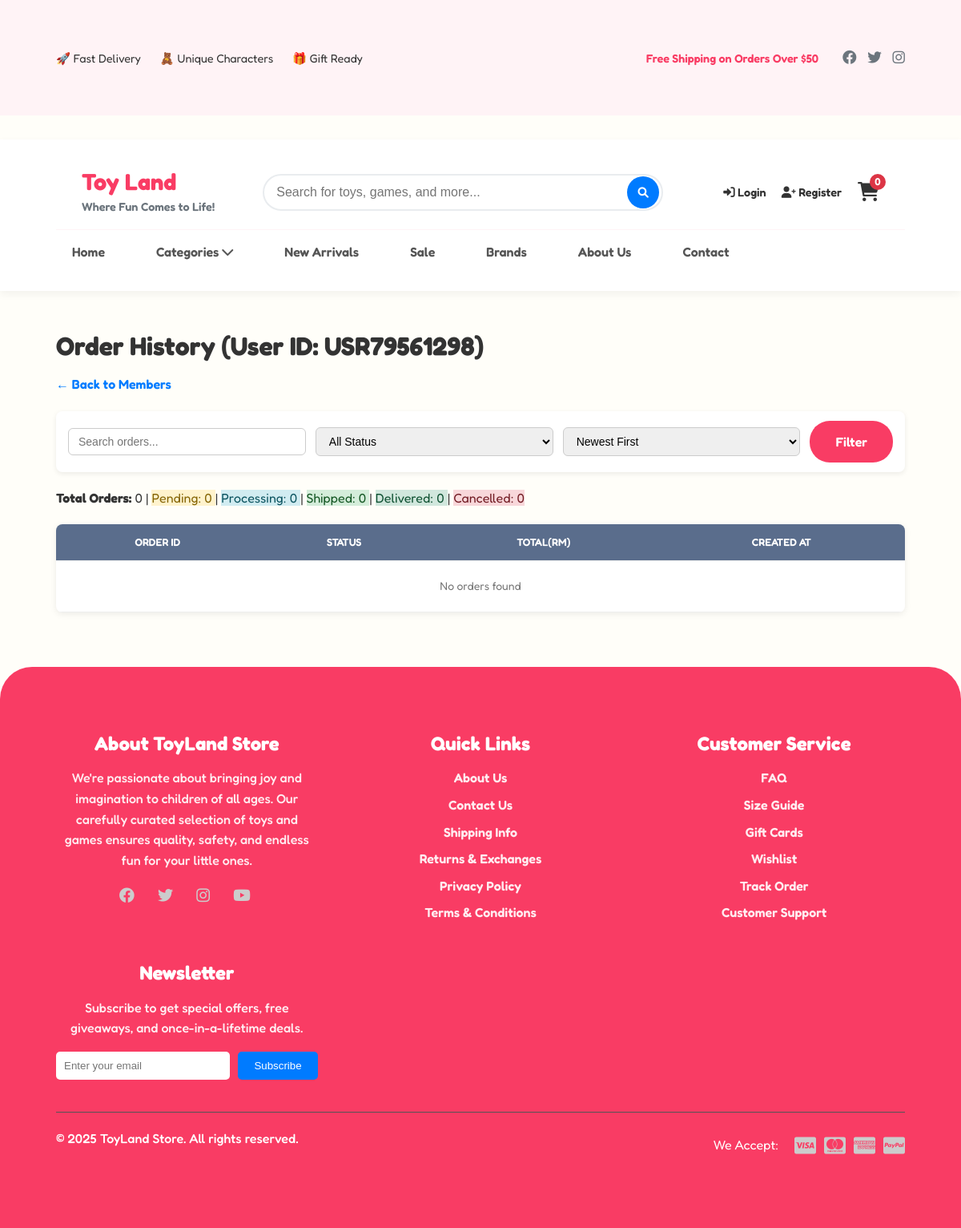
The app's page /root/admin/member_orders.php?id=USR79561298 (signed in), older data.
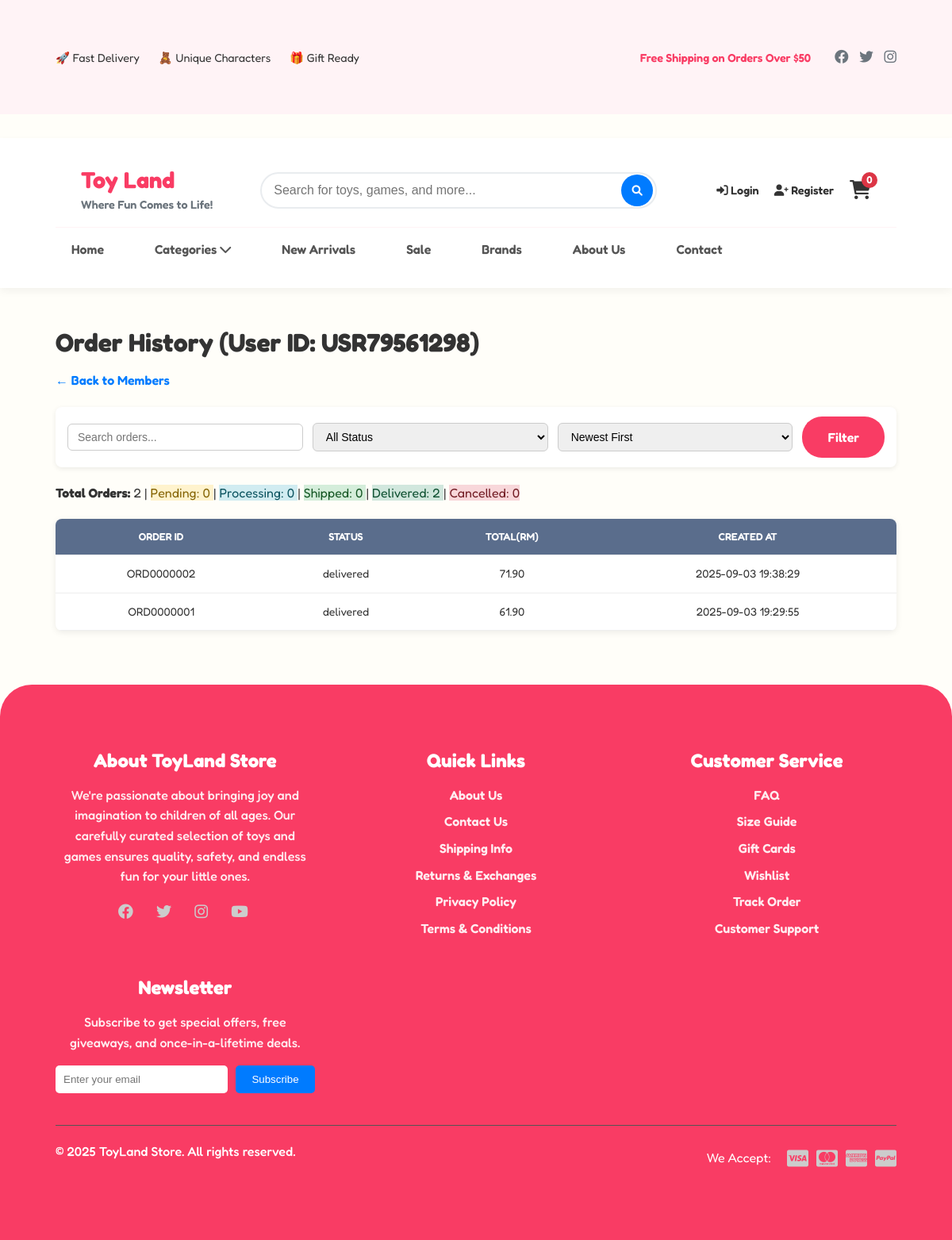
The same page, newer data.
### tables this page shows
CREATE TABLE `orders` (
  `order_id` varchar(11) NOT NULL,
  `user_id` varchar(11) NOT NULL,
  `order_number` varchar(20) NOT NULL,
  `subtotal` decimal(10,2) NOT NULL,
  `shipping_cost` decimal(10,2) NOT NULL DEFAULT 0.00,
  `discount_amount` decimal(10,2) NOT NULL DEFAULT 0.00,
  `total_amount` decimal(10,2) NOT NULL,
  `order_status` enum('pending','processing','shipped','delivered','cancel_requested','cancelled') DEFAULT 'pending',
  `tracking_number` varchar(100) DEFAULT NULL,
  `shipping_courier` varchar(100) DEFAULT NULL,
  `payment_id` varchar(11) DEFAULT NULL,
  `shipping_first_name` varchar(50) DEFAULT NULL,
  `shipping_last_name` varchar(50) DEFAULT NULL,
  `shipping_address_line1` varchar(255) DEFAULT NULL,
  `shipping_address_line2` varchar(255) DEFAULT NULL,
  `shipping_city` varchar(100) DEFAULT NULL,
  `shipping_state` varchar(100) DEFAULT NULL,
  `shipping_postal_code` varchar(20) DEFAULT NULL,
  `shipping_area` enum('west','east') NOT NULL,
  `billing_first_name` varchar(50) DEFAULT NULL,
  `billing_last_name` varchar(50) DEFAULT NULL,
  `billing_address_line1` varchar(255) DEFAULT NULL,
  `billing_address_line2` varchar(255) DEFAULT NULL,
  `billing_city` varchar(100) DEFAULT NULL,
  `billing_state` varchar(100) DEFAULT NULL,
  `billing_postal_code` varchar(20) DEFAULT NULL,
  `billing_area` enum('west','east') DEFAULT NULL,
  `contact_email` varchar(100) DEFAULT NULL,
  `contact_phone` varchar(20) DEFAULT NULL,
  `order_notes` text DEFAULT NULL,
  `created_at` timestamp NOT NULL DEFAULT current_timestamp(),
  `updated_at` timestamp NOT NULL DEFAULT current_timestamp() ON UPDATE current_timestamp(),
  `shipped_date` datetime DEFAULT NULL
);

### root/admin/member_orders.php (the view, shortened to what this page needs)
<?php
require_once '../includes/db.php';
$userId = $_GET['id'];
$search = $_GET['search'] ?? '';
$sort   = $_GET['sort'] ?? 'newest';
$where = "WHERE user_id = :userId";
$params = [':userId' => $userId];
switch ($sort) {
    default:
        $orderBy = "created_at DESC";
}
$sql = "SELECT * FROM orders $where ORDER BY $orderBy";
$stmt = $pdo->prepare($sql);
$stmt->execute($params);
$orders = $stmt->fetchAll(PDO::FETCH_ASSOC);
$totalOrders = count($orders);
$statusCounts = [
    'pending'    => 0,
    'processing' => 0,
    'shipped'    => 0,
    'delivered'  => 0,
    'cancelled'  => 0
];
foreach ($orders as $o) {
    if (isset($statusCounts[$o['order_status']])) {
        $statusCounts[$o['order_status']]++;
    }
}
include '../includes/header.php';
?>
<div class="container" style="margin-top:30px;">
    <h2>Order History (User ID: <?= htmlspecialchars($userId) ?>)</h2>
    <a href="members.php" style="text-decoration:none; color:#007bff;">← Back to Members</a>
    <form method="get" class="filter-form" style="margin:20px 0;">
    <input type="text" name="search" value="<?= htmlspecialchars($search) ?>" placeholder="Search orders...">
    <select name="status" onchange="this.form.submit()">
        <option value="">All Status</option>
    </select>
    <select name="sort" onchange="this.form.submit()">
        <option value="newest" <?= $sort=='newest'?'selected':'' ?>>Newest First</option>
    </select>
    <button type="submit" class="btn btn-primary">Filter</button>
</form>
    <div class="order-summary">
    <strong>Total Orders:</strong> <?= $totalOrders ?>
    <?php foreach ($statusCounts as $status => $count): ?>
        | <span class="status-label status-<?= $status ?>">
            <?= ucfirst($status) ?>: <?= $count ?>
        </span>
    <?php endforeach; ?>
    </div>
    <table class="orders-table">
        <thead>
            <tr>
                <th>Order ID</th>
                <th>Status</th>
                <th>Total(RM)</th>
                <th>Created At</th>
            </tr>
        </thead>
        <tbody>
            <?php foreach ($orders as $o): ?>
                <tr>
                    <td><?= htmlspecialchars($o['order_id']) ?></td>
                    <td><?= htmlspecialchars($o['order_status']) ?></td>
                    <td><?= htmlspecialchars($o['total_amount']) ?></td>
                    <td><?= htmlspecialchars($o['created_at']) ?></td>
                </tr>
            <?php endforeach; ?>
            <?php if (empty($orders)): ?>
                <tr><td colspan="4" class="no-orders">No orders found</td></tr>
            <?php endif; ?>
        </tbody>
    </table>
</div>
<?php include '../includes/footer.php'; ?>

### root/includes/header.php (shortened to what this page needs)
<?php
$current_dir = basename(dirname($_SERVER['SCRIPT_NAME']));
$is_subdirectory = in_array($current_dir, ['public', 'member', 'admin']);
$assets_path = $is_subdirectory ? '../assets' : 'assets';
$root_path = $is_subdirectory ? '../' : '';
if (isset($_SESSION['user_id'])) {
    require_once __DIR__ . '/../includes/db.php';
    $stmt = $pdo->prepare("SELECT SUM(quantity) AS total FROM cart WHERE user_id = ?");
    $stmt->execute([$_SESSION['user_id']]);
    $cart_count = (int) $stmt->fetchColumn();
} else {
    $cart_count = 0;
}
?>
<!DOCTYPE html>
<html lang="en">
<head>
    <link rel="stylesheet" href="<?php echo $assets_path; ?>/css/style.css">
    <link rel="stylesheet" href="https://cdnjs.cloudflare.com/ajax/libs/font-awesome/6.0.0/css/all.min.css">
</head>
<body>
    <div class="top-bar">
        <div class="container">
            <div class="top-bar-left">
                <span>🚀 Fast Delivery</span>
                <span>🧸 Unique Characters</span>
                <span>🎁 Gift Ready</span>
            </div>
            <div class="top-bar-right">
                <a href="shipping.php">Free Shipping on Orders Over $50</a>
                <div class="social-links">
                    <a href="#"><i class="fab fa-facebook"></i></a>
                    <a href="#"><i class="fab fa-twitter"></i></a>
                    <a href="#"><i class="fab fa-instagram"></i></a>
                </div>
            </div>
        </div>
    </div>
    <header class="main-header">
        <div class="container">
            <div class="header-top">
                <div class="logo">
                    <a href="<?php echo $root_path; ?>index.php">
                        <h1>Toy Land</h1>
                        <span>Where Fun Comes to Life!</span>
                    </a>
                </div>
                <div class="search-bar">
                    <form action="search.php" method="GET">
                        <input type="text" name="q" placeholder="Search for toys, games, and more..." value="<?php echo isset($_GET['q']) ? htmlspecialchars($_GET['q']) : ''; ?>">
                        <button type="submit"><i class="fas fa-search"></i></button>
                    </form>
                </div>
                <div class="header-actions">
                    <div class="user-account">
                        <?php if (isset($_SESSION['user_id'])): ?>
                                <?php if ($_SESSION['role'] === 'admin'): ?>
                                    <a href="<?php echo $root_path; ?>admin/dashboard.php"><i class="fas fa-user"></i> My Account</a>
                                <?php else: ?>
                                    <a href="<?php echo $root_path; ?>member/dashboard.php"><i class="fas fa-user"></i> My Account</a>
                                <?php endif; ?>
                            <a href="<?php echo $root_path; ?>public/logout.php"><i class="fas fa-sign-out-alt"></i> Logout</a>
                        <?php else: ?>
                            <a href="<?php echo $root_path; ?>public/login.php"><i class="fas fa-sign-in-alt"></i> Login</a>
                            <a href="<?php echo $root_path; ?>public/register.php"><i class="fas fa-user-plus"></i> Register</a>
                        <?php endif; ?>
                    </div>
                    <div class="cart">
                        <a href="<?php echo $root_path; ?>public/cart.php" class="cart-icon">
                            <i class="fas fa-shopping-cart"></i>
                            <span id="cart-count" class="cart-count">
                                <?php echo  $cart_count; ?>
                            </span>
                        </a>
                    </div>
                </div>
            </div>
            <nav class="main-nav">
                <ul class="nav-menu">
                    <li><a href="<?php echo $root_path; ?>index.php">Home</a></li>
                    <li class="dropdown">
                        <a href="<?php echo $root_path; ?>public/products.php">Categories <i class="fas fa-chevron-down"></i></a>
                    </li>
                    <li><a href="<?php echo $root_path; ?>public/products.php?filter=new">New Arrivals</a></li>
                    <li><a href="<?php echo $root_path; ?>public/sale.php">Sale</a></li>
                    <li><a href="<?php echo $root_path; ?>public/products.php?filter=brands">Brands</a></li>
                    <li><a href="<?php echo $root_path; ?>public/about.php">About Us</a></li>
                    <li><a href="<?php echo $root_path; ?>public/contact.php">Contact</a></li>
                </ul>
            </nav>
        </div>
    </header>

### root/includes/footer.php (shortened to what this page needs)
    <footer class="main-footer">
        <div class="container">
            <div class="footer-content">
                <div class="footer-section">
                    <h3>About ToyLand Store</h3>
                    <p>We're passionate about bringing joy and imagination to children of all ages. Our carefully curated selection of toys and games ensures quality, safety, and endless fun for your little ones.</p>
                    <div class="social-links">
                        <a href="#"><i class="fab fa-facebook"></i></a>
                        <a href="#"><i class="fab fa-twitter"></i></a>
                        <a href="#"><i class="fab fa-instagram"></i></a>
                        <a href="#"><i class="fab fa-youtube"></i></a>
                    </div>
                </div>
                <div class="footer-section">
                    <h3>Quick Links</h3>
                    <ul>
                        <li><a href="about.php">About Us</a></li>
                        <li><a href="contact.php">Contact Us</a></li>
                        <li><a href="shipping.php">Shipping Info</a></li>
                        <li><a href="returns.php">Returns & Exchanges</a></li>
                        <li><a href="privacy.php">Privacy Policy</a></li>
                        <li><a href="terms.php">Terms & Conditions</a></li>
                    </ul>
                </div>
                <div class="footer-section">
                    <h3>Customer Service</h3>
                    <ul>
                        <li><a href="faq.php">FAQ</a></li>
                        <li><a href="size-guide.php">Size Guide</a></li>
                        <li><a href="gift-cards.php">Gift Cards</a></li>
                        <li><a href="wishlist.php">Wishlist</a></li>
                        <li><a href="track-order.php">Track Order</a></li>
                        <li><a href="support.php">Customer Support</a></li>
                    </ul>
                </div>
                <div class="footer-section">
                    <h3>Newsletter</h3>
                    <p>Subscribe to get special offers, free giveaways, and once-in-a-lifetime deals.</p>
                    <form class="newsletter-form" action="newsletter.php" method="POST">
                        <input type="email" name="email" placeholder="Enter your email" required>
                        <button type="submit">Subscribe</button>
                    </form>
                </div>
            </div>
            <div class="footer-bottom">
                <div class="footer-bottom-left">
                    <p>&copy; <?php echo date('Y'); ?> ToyLand Store. All rights reserved.</p>
                </div>
                <div class="footer-bottom-right">
                    <div class="payment-methods">
                        <span>We Accept:</span>
                        <i class="fab fa-cc-visa"></i>
                        <i class="fab fa-cc-mastercard"></i>
                        <i class="fab fa-cc-amex"></i>
                        <i class="fab fa-cc-paypal"></i>
                    </div>
                </div>
            </div>
        </div>
    </footer>
</body>
</html>

Row changes from the older to the newer data that the page shows:
added orders: order_id "ORD0000002", order_status "delivered", total_amount "71.90", created_at "2025-09-03 19:38:29"
added orders: order_id "ORD0000001", order_status "delivered", total_amount "61.90", created_at "2025-09-03 19:29:55"
Text that changed along with them:
$totalOrders: "0" → "2"
new list line: "| Delivered : 2"
list line gone: "| Delivered : 0"
text no longer shown: "No orders found"
